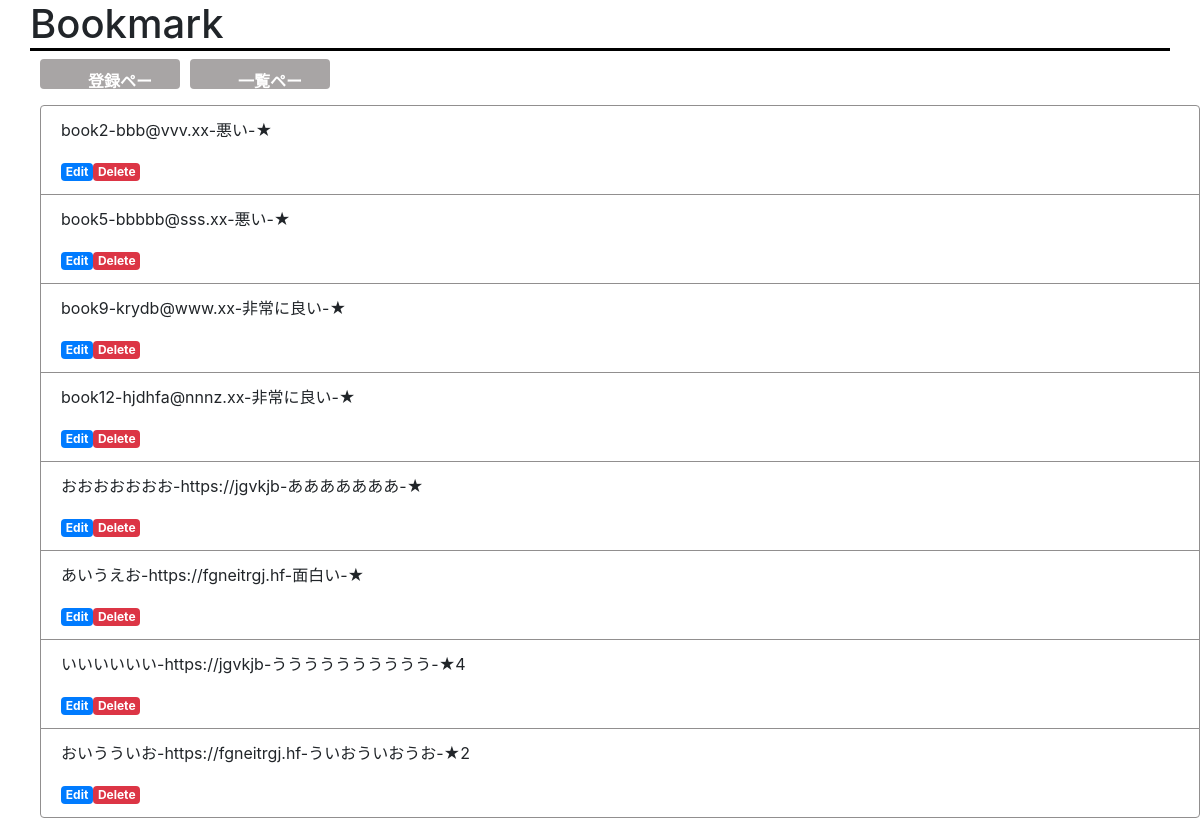
The page /select.php on the database its author committed.
### tables this page shows
CREATE TABLE `gs_bm_table` (
  `id` int(12) NOT NULL,
  `name` varchar(64) NOT NULL,
  `url` text NOT NULL,
  `comment` text NOT NULL,
  `hoshi` varchar(5) NOT NULL,
  `indate` datetime NOT NULL
);

### select.php (the view, shortened to what this page needs)
<?php
$pdo = connectToDb();
$sql = 'SELECT*FROM gs_bm_table';
$stmt = $pdo->prepare($sql);
$status = $stmt->execute();
$view = '';
if ($status == false) {
    $error = $stmt->errorInfo();
    exit('sqlError:' . $error[2]);
} else {
    while ($result = $stmt->fetch(PDO::FETCH_ASSOC)) {
        $view .= '<li class="list-group-item">';
        $view .= '<p>' . $result['name'] . '-' . $result['url'] . '-' . $result['comment'] . '-' . '★' . $result['hoshi'] . '</p>';
        $view .= '<a href="detail.php?id=' . $result['id'] . '" class="badge badge-primary">Edit</a>';
        $view .= '<a href="delete.php?id=' . $result['id'] . '" class="badge badge-danger">Delete</a>';
        $view .= '</li>';
    }
}
?>
<!DOCTYPE html>
<html lang="ja">
<head>
    <link rel="stylesheet" href="style.css">
    <link rel="stylesheet" href="https://stackpath.bootstrapcdn.com/bootstrap/4.3.1/css/bootstrap.min.css">
</head>
<body>
    <header>
        <div>
            <h1>Bookmark</h1>
        </div>
        <nav class="nav">
            <ul>
                <li class="btn"><a href="index.php">登録ページ</a></li>
                <li class="btn"><a href="select.php">一覧ページ</a></li>
            </ul>
        </nav>
    </header>
    <div>
        <ul class="datalist">
            <?= $view ?>
        </ul>
    </div>
</body>
</html>

### style.css (style rules this page uses)
h1 { border-bottom: solid 3px black; margin: 10px 30px; }
.nav { list-style: none; overflow: hidden; }
.nav li { width: 140px; text-align: center; background-color: rgb(168, 165, 165); float: left; height: 30px; line-height: 30px; margin-right: 10px; list-style: none; }
.nav li a { text-decoration: none; color: #fff; font-weight: bold; padding: 20px; }
.datalist>li { list-style: none; border: rgb(145, 143, 143) 1px solid; }

### rows shown on the page
gs_bm_table: name "book2", url "bbb@vvv.xx", comment "悪い"
gs_bm_table: name "book5", url "bbbbb@sss.xx", comment "悪い"
gs_bm_table: name "book9", url "krydb@www.xx", comment "非常に良い"
gs_bm_table: name "book12", url "hjdhfa@nnnz.xx", comment "非常に良い"
gs_bm_table: name "おおおおおおお", url "https://jgvkjb", comment "あああああああ"
gs_bm_table: name "あいうえお", url "https://fgneitrgj.hf", comment "面白い"
gs_bm_table: name "いいいいいい", url "https://jgvkjb", comment "うううううううううう", hoshi "4"
gs_bm_table: name "おいうういお", url "https://fgneitrgj.hf", comment "ういおういおうお", hoshi "2"
